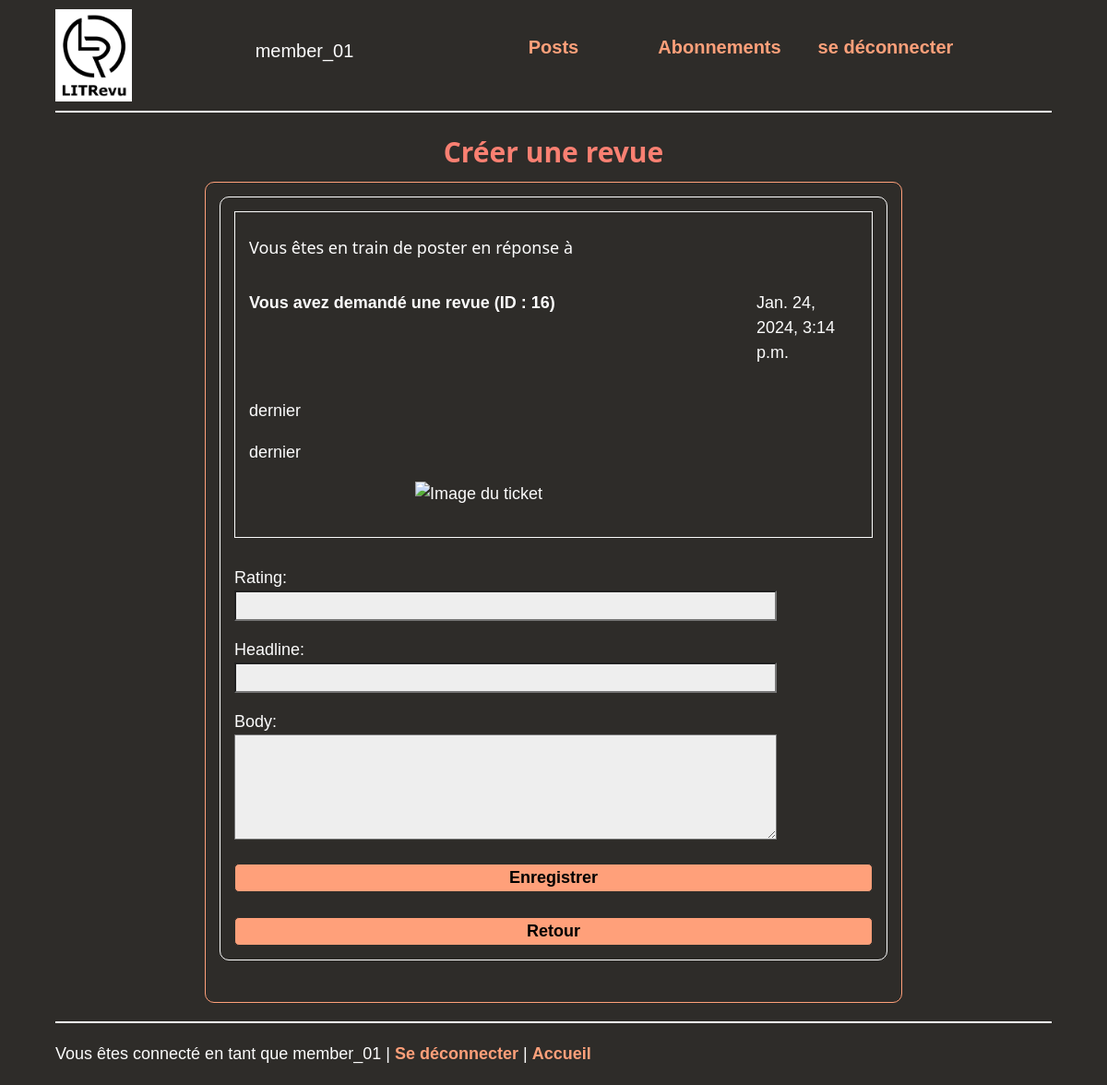
The app's page /create_review/16/ (signed in) with its own data.
### reviews/models.py (models this page shows)
class Ticket(models.Model):
    title = models.CharField(
        max_length=128,
    )
    description = models.TextField(
        max_length=2048,
    )
    user = models.ForeignKey(
        settings.AUTH_USER_MODEL,
        on_delete=models.CASCADE,
    )
    image = models.ImageField(
        null=True,
        blank=True,
    )
    time_created = models.DateTimeField(
        auto_now_add=True,
    )

### reviews/views.py (the view)
# urls.py: path('create_review/<ticket_id>/', views.create_review, name='create-review'),
@login_required
def create_review(request, ticket_id):
    ticket = Ticket.objects.get(pk=ticket_id)
    form_review = forms.ReviewForm()
    if request.method == 'POST':
        form_review = forms.ReviewForm(request.POST)
        if form_review.is_valid():
            " Register the new Review instance with the got Ticket instance as a ticket. "
            review = form_review.save(commit=False)
            review.user = request.user
            review.save()
            " Redirects to the user's flux page. "
            return redirect('home')
    else:
        header = "Créer une revue"
        form = forms.ReviewForm(initial={'ticket': ticket})
        return render(request, 'rev/create_review.html', context={
            'header': header,
            'ticket': ticket,
            'form': form,
        })

### reviews/forms.py
class ReviewForm(ModelForm):
    class Meta:
        model = models.Review
        fields = [
            'ticket',
            'rating',
            'headline',
            'body'
        ]
        widgets = {
            'body': forms.Textarea(attrs={'rows': 4, 'cols': 15}),
            'ticket': forms.HiddenInput(),
        }

### reviews/templates/rev/create_review.html (shortened to what this page needs)
{% extends 'base.html' %}
    {% block content %}
    <div class="cadre edit">
        <div class="review">
            <div class="ticket">
                <h5>Vous êtes en train de poster en réponse à </h5>
                <div class="w3-row">
                    <p class="bold w3-col m10">
                        {% if ticket.user == user %}
                        Vous avez
                        {% endif %}
                        demandé une revue (ID : {{ ticket.id }})
                    </p>
                    <p class="w3-col m2">{{ ticket.time_created }} </p>
                </div>
                <p>{{ ticket.title }}</p>
                <p>{{ ticket.description }} </p>
                <p><img src="../../../reviews/images/{{ ticket.image }}"
                    alt="Image du ticket"> </p>
            </div>
            <form class="input_large" method="POST">
                {{ form.as_p }}
                <div>
                    <button type="submit">Enregistrer</button>
                </div>
            </form>
            <br>
            <div>
                <button onclick="history.back()">Retour</button>
            </div>
        </div>
    </div>
    {% endblock content %}

### reviews/templates/base.html (shortened to what this page needs)
{% load static %}
<!DOCTYPE html>
<html>
    <head>
        <link rel="stylesheet" href="{% static 'CSS/w3.css' %}" >
        <link rel="stylesheet" href="https://cdnjs.cloudflare.com/ajax/libs/font-awesome/4.7.0/css/font-awesome.min.css">
        <link rel="stylesheet" media="screen" viewport="screen" href="{% static 'CSS/styles.css' %}" rel="stylesheet">
    </head>
    <body>
        <div id="home" class="container div_">
            <div id="header">
                <div class="w3-row">
                    <a class="w3-col m2" title="Accueil" href="{% url 'home' %}">
                        <div id="logo">
                            <img src="../../../reviews/images/logo.png"
                                alt="Alt logo" height="100px">
                        </div>
                    </a>
                    <div id="menu" class="w3-col m9">
                        <div class="menu_no_link">
                            {%  if user.is_authenticated %}
                                {{ user.username }}
                            {%  endif %}
                        </div>
                        <div class="menu_link">
                            <a href="{% url 'activity' %}">
                                Posts
                            </a>
                            </div>
                        <div class="menu_link">
                            <a href="{% url 'abonnements' %}">
                                Abonnements
                            </a>
                        </div>
                        <div class="menu_link">
                            <a href="{% url 'logout' %}">
                                se déconnecter
                            </a>
                        </div>
                    </div>
                </div>
                <hr>
                <h2 class="text_center">{{ header }}</h2>
            </div>
            {% block content %}{% endblock content %}
            <hr>
            <div id="footer">
                <p>
                {%  if user.is_authenticated %}
                    Vous êtes connecté en tant que {{ request.user }} |
                    <a href="{% url 'logout' %}">Se déconnecter</a> | {% endif %} <a href="{% url 'home' %}">Accueil</a>
                </p>
            </div>
        </div>
    </body>
</html>

### reviews/static/CSS/w3.css (style rules this page uses)
html { box-sizing:border-box }
*,*:before,*:after { box-sizing:inherit }
html { -ms-text-size-adjust:100%;-webkit-text-size-adjust:100% }
body { margin:0 }
a { background-color:transparent }
img { border-style:none }
hr { box-sizing:content-box;height:0;overflow:visible }
button,input,select,textarea,optgroup { font:inherit;margin:0 }
button,input { overflow:visible }
button,select { text-transform:none }
button,[type=button],[type=reset],[type=submit] { -webkit-appearance:button }
textarea { overflow:auto }
html,body { font-family:Verdana,sans-serif;font-size:15px;line-height:1.5 }
html { overflow-x:hidden }
h2 { font-size:30px }
h5 { font-size:18px }
h1,h2,h3,h4,h5,h6 { font-family:"Segoe UI",Arial,sans-serif;font-weight:400;margin:10px 0 }
hr { border:0;border-top:1px solid #eee;margin:20px 0 }
img { vertical-align:middle }
a { color:inherit }
.w3-container:after,.w3-container:before,.w3-panel:after,.w3-panel:before,.w3-row:after,.w3-row:before,.w3-row-padding:after,.w3-row-padding:before, .w3-cell-row:before,.w3-cell-row:after,.w3-clear:after,.w3-clear:before,.w3-bar:before,.w3-bar:after { content:"";display:table;clear:both }
.w3-col,.w3-half,.w3-third,.w3-twothird,.w3-threequarter,.w3-quarter { float:left;width:100% }
@media (min-width:601px) { .w3-col.m2 { width:16.66666% } }
@media (min-width:601px) { .w3-col.m9,.w3-threequarter { width:74.99999% } }
@media (min-width:601px) { .w3-col.m10 { width:83.33333% } }

### reviews/static/CSS/styles.css (style rules this page uses)
:root { --back_color: #2E2C29; --middle_grey_color: #95928f; --text_color: #FCFCFC; --deco_color: #ff4500; --button_color: #FFA07A; --button_hover: #fa8072; }
body { font-family: sans-serif; background-color: var(--back_color); color: var(--text_color); font-size: 18px; ; }
a { text-decoration: none; color: var(--button_color); text-shadow: var(--back_color); font-weight: bold; }
button { display: block; width: 100%; background-color: var(--button_color); border: var(--back_color) solid 1px; border-radius: 5px; font-weight: bold; }
form label { display: block; width: 200px; }
h2 { font-weight: 600; color: var(--button_hover); }
hr { border-top: 2px solid var(--text_color); }
img { display: block; max-width: 300px; margin: 0 auto; }
input, textarea { background-color: #eeeeee; }
#header div.w3-row { max-height: 100px; }
#logo { max-height: 150px; float: left; margin-top: 10px; }
#menu { display: flex; flex-wrap: nowrap; padding-top: 1rem; margin-right: 1rem; margin-top: 1rem; }
#menu > div { background-color: var(--button_color); color: var(--back_color); width: 200px; margin: 10px; text-align: center; line-height: 2rem; font-size: 20px; }
#menu > .menu_link { background-color: var(--back_color); width: 200px; margin: 10px; text-align: center; line-height: 1.5rem; font-size: 20px; }
#menu > .menu_no_link { background-color: var(--back_color); color: var(--text_color); border: none; margin-right: 100px; }
.bold { font-weight: bold; }
.cadre { border: var(--button_color) solid 1px; border-radius: 10px; padding: 1rem; padding-top: 0; margin-top: 1rem; margin-bottom: 2rem; }
.container { width: 90%; margin: 0 auto; margin-bottom: 20px; }
.create .delete, .edit, .login, .signup { width: 70%; margin: 0 auto; }
.input_large input, .input_large textarea { width: 85%; }
.text_center { text-align: center; }
.new_buttons, .review { border: var(--text_color) solid 1px; border-radius: 10px; padding: 1rem; padding-top: 0; margin-top: 1rem; margin-bottom: 2rem; }
.ticket { border: var(--text_color) solid 1px; padding: 1rem; margin-top: 1rem; margin-bottom: 2rem; }
.cadre h5, .new_buttons h5, .review h5 { margin-bottom: 1rem; ; }

### records on screen
Ticket: id "16", time_created "Jan. 24, 2024, 3:14 p.m.", title "dernier", description "dernier"

### other values on screen
{{ user.username }} "member_01"
{{ header }} "Créer une revue"
{{ request.user }} "member_01"
